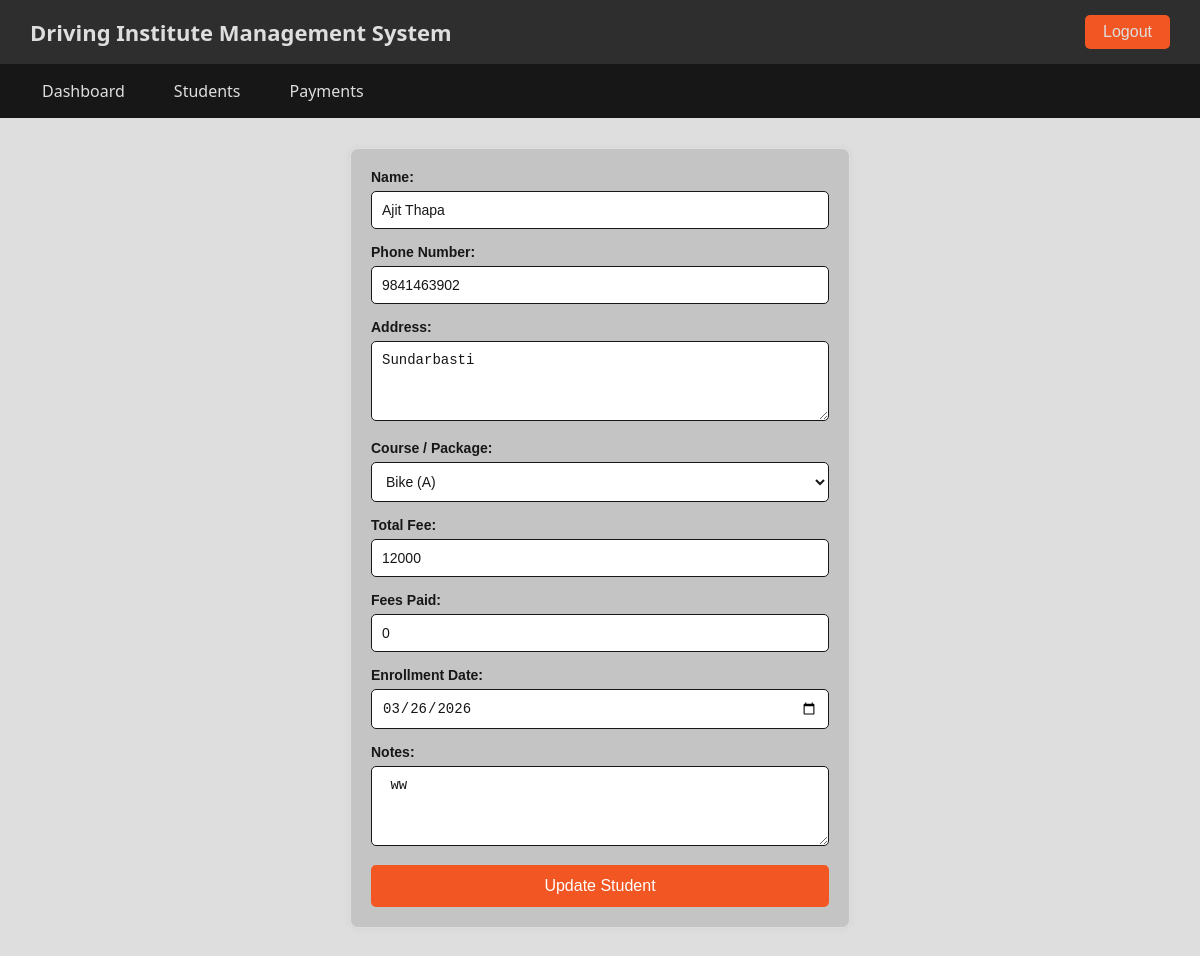
Page /staffs/students/update/38/ (signed in) on the committed database.
### userAdmin/models.py (models this page shows, shortened)
class Student(models.Model):
    name = models.CharField(max_length=100)
    phone = models.CharField(max_length=10, unique=True)
    address = models.TextField()
    course = models.CharField(
        max_length=1,
        choices=[
            ('A', 'Bike(15 Days)'),
            ('B', 'Car(30 Days)'),
            ('K', 'Scooter(15 Days)')
        ]
    )
    enrollment_date = models.DateField()
    total_fee = models.IntegerField()
    notes = models.TextField(null=True, blank=True)
    fees_paid = models.IntegerField(default=0)
    slug = models.SlugField(unique=True, blank=True)

### userStaff/views.py (the view, shortened to what this page needs)
# urls.py: path('students/update/<int:id>/', views.student_update, name='updateStudent'),
@login_required
def student_update(request, id):
    student = Student.objects.get(id=id)
    return render(request, "userStaff/students/staff_student_update_page.html", {"student": student})

### userStaff/templates/userStaff/students/staff_student_update_page.html (shortened to what this page needs)
{% extends "userStaff/layout.html" %}
{% load static %}
{% block extra_css %}
<link rel="stylesheet" href="{% static 'css/baseForm.css' %}">
{% endblock extra_css %}
{% block content %}
<div class="form-container">
    <form method="POST" action="{% url 'userStaff:StaffUpdateStudent' student.id %}">
        <label for="name">Name:</label>
        <input type="text" id="name" name="name" value="{{student.name|escape}}" required>
        <label for="phone">Phone Number:</label>
        <input type="text" id="phone" name="phone" value="{{student.phone}}" required>
        <label for="address">Address:</label>
        <textarea id="address" name="address">{{student.address}}</textarea>
        <label for="course">Course / Package:</label>
        <select id="course" name="course" value="{{student.course}}">
            <option value="A">Bike (A)</option>
        </select>
        <label for="total_fee">Total Fee:</label>
        <input type="text" id="total_fee" name="total_fee" value="{{student.total_fee}}">
        <label for="fees_paid">Fees Paid:</label>
        <input type="text" id="fees_paid" name="fees_paid" value="{{student.fees_paid}}" value=0 readonly>
        <label for="enrollment_date">Enrollment Date:</label>
        <input type="date" id="enrollment_date" name="enrollment_date" value="{{ student.enrollment_date|date:'Y-m-d' }}" required>
        <label for="notes">Notes:</label>
        <textarea id="notes" name="notes"> {{student.notes}} </textarea>
        <button type="submit">Update Student</button>
    </form>
</div>
{% endblock content %}

### static/css/layout.css (style rules this page uses)
* { margin: 0; padding: 0; box-sizing: border-box; }
body { font-family: 'Segoe UI', Tahoma, Geneva, Verdana, sans-serif; background: #dedede; color: #171717; }

### static/css/baseForm.css (style rules this page uses)
.form-container { max-width: 500px; width: 90%; margin: 30px auto; padding: 20px; border: 1px solid #dedede; border-radius: 8px; background: #c4c4c4; box-shadow: 0 0 8px rgba(0,0,0,0.05); font-family: Arial, sans-serif; color: #171717; }
.form-container label { display: block; margin-bottom: 6px; font-weight: bold; font-size: 14px; color: #171717; }
.form-container input, .form-container textarea, .form-container select { width: 100%; padding: 10px; border: 1px solid #171717; border-radius: 5px; font-size: 14px; color: #171717; background: #fff; margin-bottom: 15px; box-sizing: border-box; }
.form-container textarea { height: 80px; resize: vertical; }
.form-container button { width: 100%; padding: 12px; background: #f25623; color: #fff; border: none; border-radius: 5px; font-size: 16px; cursor: pointer; transition: 0.2s; }

### rows in the picture
Student: name "Ajit Thapa", phone "9841463902", address "Sundarbasti", course "Bike (A)", total_fee "12000", fees_paid "0", enrollment_date "03/26/2026", notes "ww"
